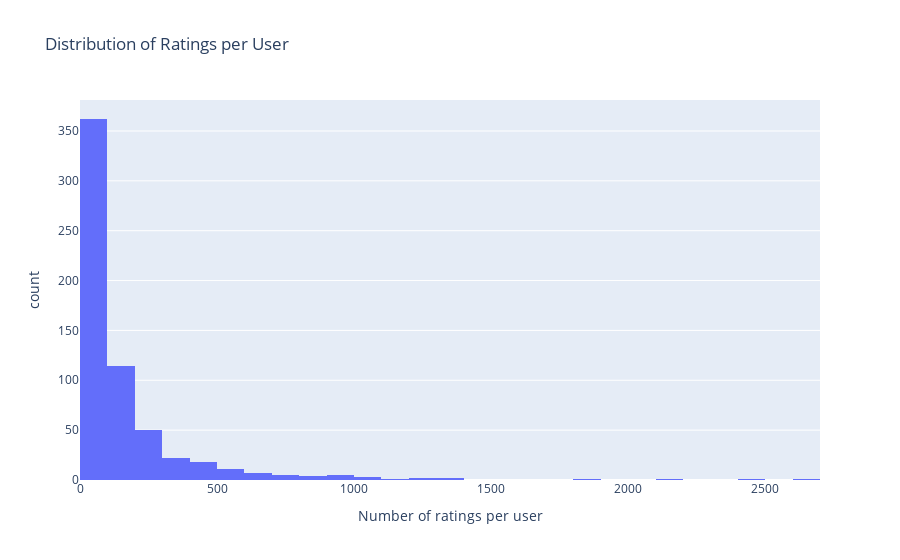

The cell this chart's notebook holds for it:
### Code cell
fig = px.histogram(
    x=ratings_per_user,
    nbins=30,
    labels={"x": "Number of ratings per user", "y": "Number of users"},
    title="Distribution of Ratings per User"
)
fig.show()

### Figure 1 — Plotly figure (JSON) as saved in the notebook; plotly's stock layout.template omitted (floating-point values rounded to 4 significant figures; data arrays with more than 128 entries replaced by an {"elided": "..."} marker saying what was removed)
{"data": [{"bingroup": "x", "hovertemplate": "Number of ratings per user=%{x}<br>count=%{y}<extra></extra>", "legendgroup": "", "marker": {"color": "#636efa", "pattern": {"shape": ""}}, "name": "", "nbinsx": 30, "orientation": "v", "showlegend": false, "type": "histogram", "x": {"elided": "610 int values"}, "xaxis": "x", "yaxis": "y"}], "layout": {"barmode": "relative", "legend": {"tracegroupgap": 0}, "title": {"text": "Distribution of Ratings per User"}, "xaxis": {"anchor": "y", "domain": [0, 1], "title": {"text": "Number of ratings per user"}}, "yaxis": {"anchor": "x", "domain": [0, 1], "title": {"text": "count"}}}}
